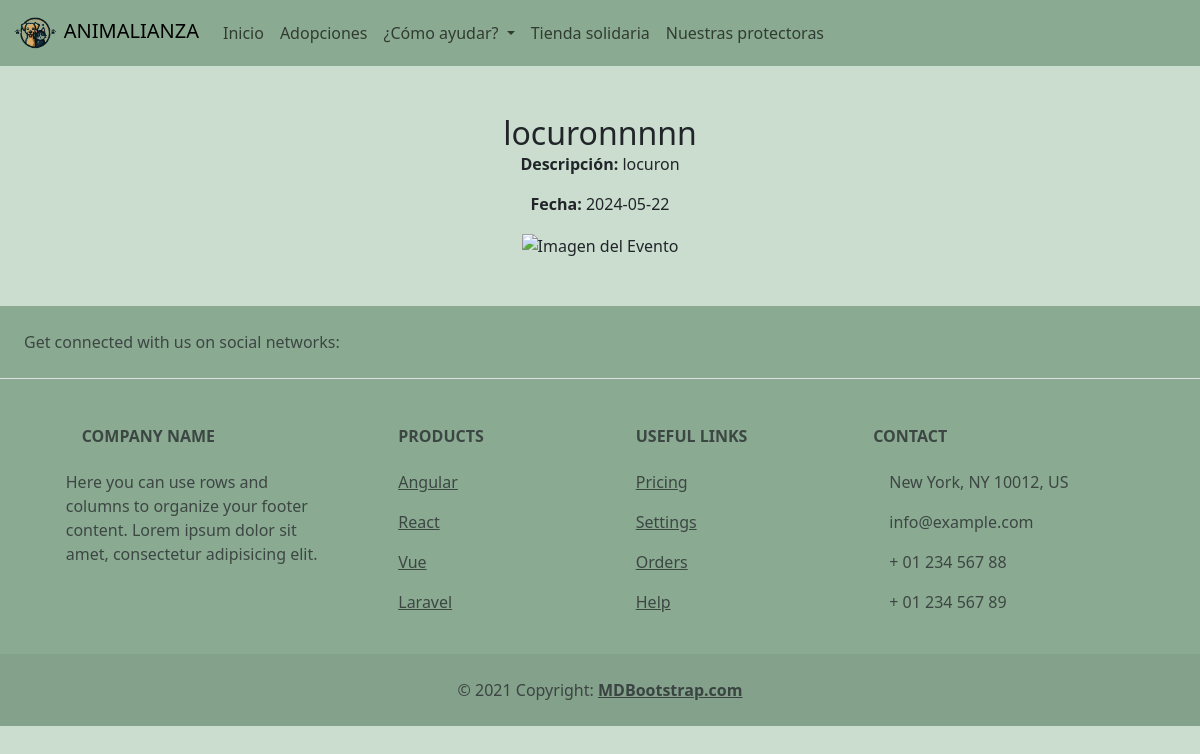
/frontend/usuario/fichaEvento.php?id=15, run on the app's committed database.
### tables this page shows
CREATE TABLE `evento` (
  `id_evento` int(11) NOT NULL,
  `nombre` varchar(255) DEFAULT NULL,
  `descripcion` text DEFAULT NULL,
  `fecha` date DEFAULT NULL,
  `estado` varchar(20) DEFAULT NULL,
  `ruta_imagen` varchar(255) DEFAULT NULL
);

### frontend/usuario/fichaEvento.php (the view, shortened to what this page needs)
<!DOCTYPE html>
<html lang="en">
<head>
    <link rel="stylesheet" href="../usuario/style.css">
    <link href="https://cdn.jsdelivr.net/npm/bootstrap@5.3.3/dist/css/bootstrap.min.css" rel="stylesheet">
</head>
<body>
  <nav class="navbar navbar-expand-lg navbar-light bg-body-tertiary">
    <div class="container-fluid">
      <a class="navbar-brand" href="#">
        <img src="../images/logueto.png" alt="Logo" height="40" class="d-inline-block align-text-center">
        ANIMALIANZA
      </a>
      <div class="collapse navbar-collapse" id="navbarNav">
        <ul class="navbar-nav me-auto">
          <li class="nav-item">
            <a class="nav-link" href="../usuario/index.php">Inicio</a>
          </li>
          <li class="nav-item">
            <a class="nav-link" href="../usuario/adopciones.php">Adopciones</a>
          </li>
          <li class="nav-item dropdown" id="desplegableNavbar">
            <a class="nav-link dropdown-toggle" href="#" id="navbarDropdown" role="button" data-bs-toggle="dropdown" aria-expanded="false">
                ¿Cómo ayudar?
            </a>
</li>
        <li class="nav-item">
          <a class="nav-link" href="../usuario/tiendasolidaria.php">Tienda solidaria</a>
        </li>
        <li class="nav-item">
          <a class="nav-link" href="../usuario/nuestrasprotectoras.php">Nuestras protectoras</a>
        </li>
      </ul>
    </div>
  </div>
</nav>
<?php
if (isset($_GET['id'])) {
    $id_evento = $_GET['id'];
    require_once('../protectora/conexion.php');
    $sql = "SELECT * FROM evento WHERE id_evento = $id_evento";
    $resultado = $conn->query($sql);
    if ($resultado->num_rows > 0) {
        $datos = $resultado->fetch_object();
        $ruta_imagen = '../protectora/' . $datos->ruta_imagen;
?>
        <div class="container mt-5">
            <div class="row">
                <div class="card-body text-center">
                    <h2 class="card-title"><?php echo $datos->nombre; ?></h2>
                    <p class="card-text"><strong>Descripción:</strong> <?php echo $datos->descripcion; ?></p>
                    <p class="card-text"><strong>Fecha:</strong> <?php echo $datos->fecha; ?></p>
                    <img src="<?php echo $ruta_imagen; ?>" width="300" alt="Imagen del Evento">
                </div>
            </div>
        </div>
<?php
    } else {
        echo "<p>No se encontraron detalles del evento.</p>";
    }
} else {
    echo "<p>No se proporcionó un ID de evento.</p>";
}
?>
<footer class="text-center text-lg-start bg-body-tertiary text-muted mt-5" id="footer">
  <section class="d-flex justify-content-center justify-content-lg-between p-4 border-bottom">
    <div class="me-5 d-none d-lg-block">
      <span>Get connected with us on social networks:</span>
    </div>
    <div>
    </div>
  </section>
  <section class="">
    <div class="container text-center text-md-start mt-5">
      <div class="row mt-3">
        <div class="col-md-3 col-lg-4 col-xl-3 mx-auto mb-4">
          <h6 class="text-uppercase fw-bold mb-4">
            <i class="fas fa-gem me-3"></i>Company name
          </h6>
          <p>
            Here you can use rows and columns to organize your footer content. Lorem ipsum
            dolor sit amet, consectetur adipisicing elit.
          </p>
        </div>
        <div class="col-md-2 col-lg-2 col-xl-2 mx-auto mb-4">
          <h6 class="text-uppercase fw-bold mb-4">
            Products
          </h6>
          <p>
            <a href="#!" class="text-reset">Angular</a>
          </p>
          <p>
            <a href="#!" class="text-reset">React</a>
          </p>
          <p>
            <a href="#!" class="text-reset">Vue</a>
          </p>
          <p>
            <a href="#!" class="text-reset">Laravel</a>
          </p>
        </div>
        <div class="col-md-3 col-lg-2 col-xl-2 mx-auto mb-4">
          <h6 class="text-uppercase fw-bold mb-4">
            Useful links
          </h6>
          <p>
            <a href="#!" class="text-reset">Pricing</a>
          </p>
          <p>
            <a href="#!" class="text-reset">Settings</a>
          </p>
          <p>
            <a href="#!" class="text-reset">Orders</a>
          </p>
          <p>
            <a href="#!" class="text-reset">Help</a>
          </p>
        </div>
        <div class="col-md-4 col-lg-3 col-xl-3 mx-auto mb-md-0 mb-4">
          <h6 class="text-uppercase fw-bold mb-4">Contact</h6>
          <p><i class="fas fa-home me-3"></i> New York, NY 10012, US</p>
          <p>
            info@example.com
          </p>
          <p><i class="fas fa-phone me-3"></i> + 01 234 567 88</p>
          <p><i class="fas fa-print me-3"></i> + 01 234 567 89</p>
        </div>
      </div>
    </div>
  </section>
  <div class="text-center p-4" style="background-color: rgba(0, 0, 0, 0.05);">
    © 2021 Copyright:
    <a class="text-reset fw-bold" href="https://mdbootstrap.com/">MDBootstrap.com</a>
  </div>
</footer>
</body>
</html>

### frontend/usuario/style.css (style rules this page uses)
html { cursor: url('../images/cursor.png'), auto !important; }
.navbar.bg-body-tertiary { background-color: #8BAA92 !important; }
body { background-color: #caddcf !important; }
#footer { background-color: #8BAA92 !important; }
.card-body { background-color:#caddcf; }

### data on the page
evento: nombre "locuronnnnn", descripcion "locuron", fecha "2024-05-22"
